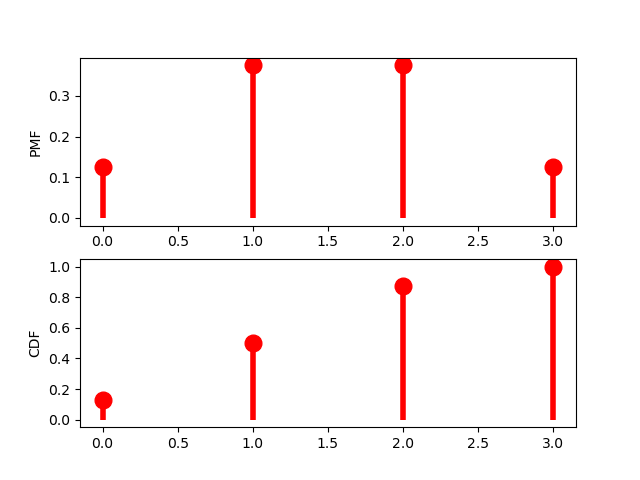

Python code for this plot:
# Example 2.3:
# Consider the sample space of tossing a fair coin three times.
# The random variable X gives the number of heads recorded. Compute the
# probability mass function and the cumulative distribution function for X.
import numpy as np
import matplotlib.pyplot as plt
from scipy import stats

"""
plot the probability mass function (PMF) and the cumulative
distribution function (CDF) for custom discrete random variable (cust)
and save figures in filename
"""


def make_plots(xk, custm, filename):
    """
    :param xk: array of integers
    :param custm: custom discrete random variable
    :param filename: file name to save the figure to
    :return: probability mass function (PMF) and cumulative distribution function (CDF) plots
    """
    fig, ax = plt.subplots(2, 1)
    ax[0].plot(xk, custm.pmf(xk), 'ro', ms=12, mec='r')
    ax[0].vlines(xk, 0, custm.pmf(xk), colors='r', lw=4)
    ax[0].set_ylabel('PMF')
    ax[1].plot(xk, custm.cdf(xk), 'ro', ms=12, mec='r')
    ax[1].vlines(xk, 0, custm.cdf(xk), colors='r', lw=4)
    ax[1].set_ylabel('CDF')
    plt.show()
    fig.savefig(filename)


def probability():
    count = [0, 0, 0, 0]
    outcomes = [0, 1]
    for i in outcomes:
        for j in outcomes:
            for k in outcomes:
                lst = [i, j, k]
                s = sum(lst)
                if s == 0:
                    count[0] += 1
                elif s == 1:
                    count[1] += 1
                elif s == 2:
                    count[2] += 1
                elif s == 3:
                    count[3] += 1
                print(lst, s)
    print(count)
    probability = np.divide(count, sum(count))
    print(probability)
    return probability


if __name__ == '__main__':
    pk = probability()
    xk = [0, 1, 2, 3]
    custm = stats.rv_discrete(name='custm', values=(xk, pk))
    make_plots(xk, custm, 'rv_discrete.png')
